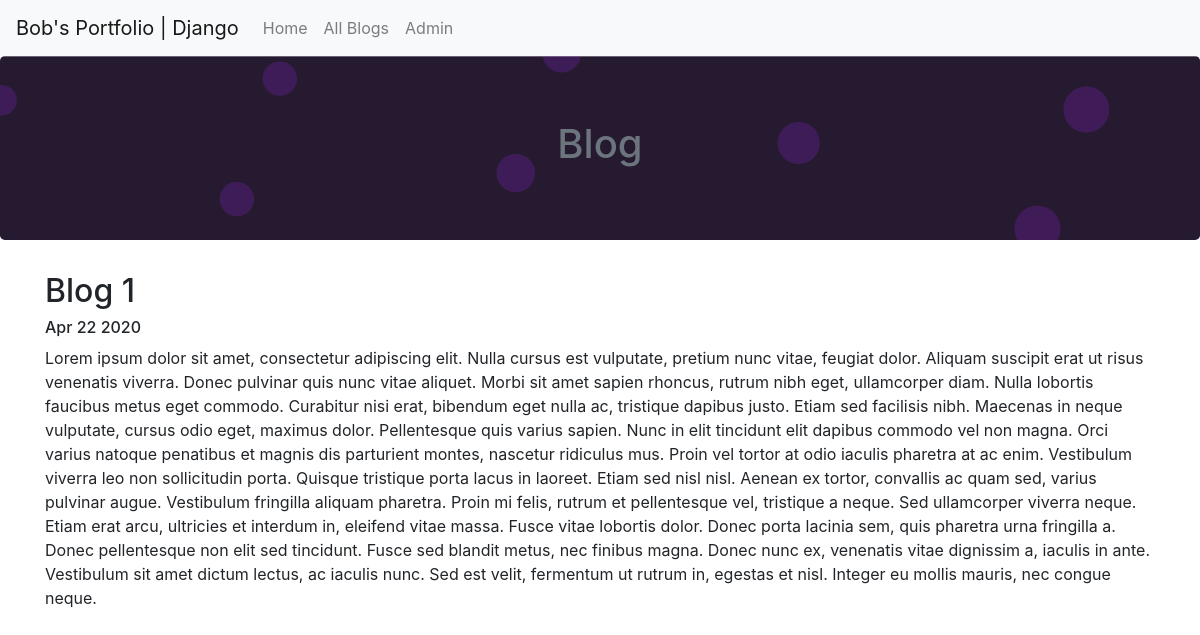
/blog/5/, run on the app's committed database.
### blog/models.py (models this page shows, shortened)
class BlogPost(models.Model):
	title = models.CharField(max_length=200)
	post = models.TextField()
	date = models.DateField()

### blog/views.py (the view)
# urls.py: path('<int:blog_id>/', views.detail, name='detail'),
def detail(request, blog_id):
	blog = get_object_or_404(BlogPost, pk=blog_id)
	return render(request, 'blog/detail.html', {'blog': blog, 'id': blog_id})

### blog/templates/blog/detail.html
{% extends 'project/base.html' %}
{% load static %}
{% block content %}
<div class="jumbotron text-center" style="background: url({% static 'project/a.png' %})">
  <h1 class="text-secondary">Blog</h1>
</div>
<div class="container">
  <div class="row">
    <div class="col-sm-12">
      <h2>{{blog.title}}</h2>
      <h6>{{ blog.date|date:'M d Y' }}</h6>
      <p>{{ blog.post|safe }}</p>
    </div>
  </div>
  <br>
</div>
{% endblock %}

### data on the page
BlogPost: title "Blog 1", date "Apr 22 2020", post "Lorem ipsum dolor sit amet, consectetur adipiscing elit. Nulla cursus est vulputate, pretium nunc vitae, feugiat dolor. Aliquam suscipit erat ut risus venenatis viverra. Donec pulvinar quis nunc vitae aliquet. Morbi sit amet sapien rhoncus, rutrum nibh eget, ullamcorper diam. Nulla lobortis faucibus metus eget commodo. Curabitur nisi erat, bibendum eget nulla ac, tristique dapibus justo. Etiam sed facilisis nibh. Maecenas in neque vulputate, cursus odio eget, maximus dolor. Pellentesque quis varius sapien. Nunc in elit tincidunt elit dapibus commodo vel non magna. Orci varius natoque penatibus et magnis dis parturient montes, nascetur ridiculus mus. Proin vel tortor at odio iaculis pharetra…"
